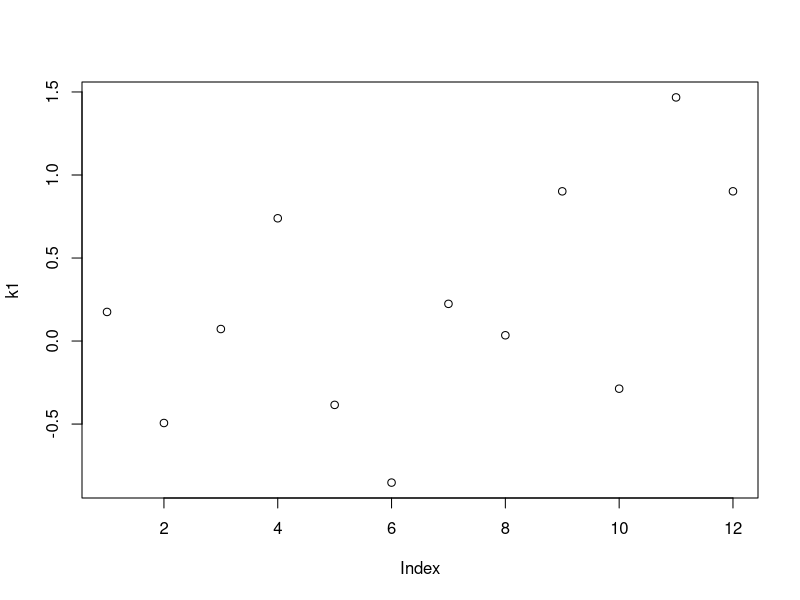
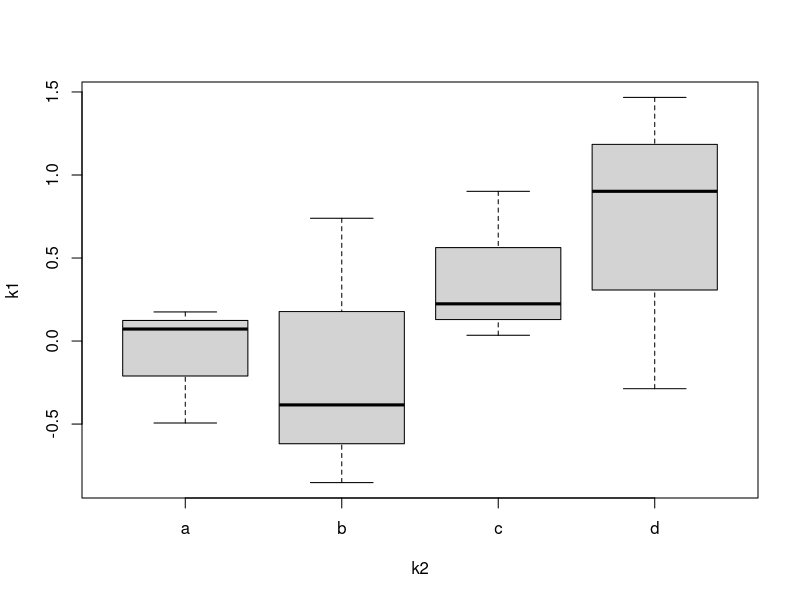

These figures' R source, in order:
#脚本与ppt对应 
#运行脚本：光标放在某一行,点”run”,快捷键ctrl+enter（mac：command+enter）
#向量的生成，对单个/两个向量进行的操作，取子集，元素修改。

#####2.1.向量生成🌟#####

#(1)用 c() 结合到一起
c(2,5,6,2,9) 
c("a","f","md","b")
#(2)连续的数字用冒号“:” 
1:5
#(3)有重复的用rep(),有规律的序列用seq(),随机数用rnorm()
rep("x",times = 3)  
seq(from = 3,to = 21,by = 3)
rnorm(n = 3)
#(4)通过组合,产生更为复杂的向量。
paste0(rep("x",times = 3),1:3)

#####2.2对单个向量进行的操作####
#(1)赋值给一个变量名
x = c(1,3,5,1) #随意的写法
x
x <- c(1,3,5,1) #规范的赋值符号 Alt+减号
x 

#赋值+输出一起实现
x <- c(1,3,5,1);x
(x <- c(1,3,5,1))

#(2)简单数学计算
x+1
log(x)
sqrt(x)

#(3)根据某条件进行判断,生成逻辑型向量
x>3
x==3
#(4)初级统计
max(x) #最大值
min(x) #最小值
mean(x) #均值
median(x) #中位数
var(x) #方差
sd(x) #标准差
sum(x) #总和

length(x) #长度
unique(x) #去重复
duplicated(x) #对应元素是否重复
table(x) #重复值统计
sort(x)
sort(x,decreasing = F)
sort(x,decreasing = T)
#####2.3.对两个向量进行的操作#####
x = c(1,3,5,1)
y = c(3,2,5,6)
#(1)比较运算，生成等长的逻辑向量
x == y 
y == x
#(2)数学计算
x + y
#(3)连接
paste(x,y,sep=",")

#paste与paste0的区别
paste(x,y)

paste0(x,y)
paste(x,y,sep = "")

paste(x,y,sep = ",")
#当两个向量长度不一致
x = c(1,3,5,6,2)
y = c(3,2,5)
x == y # 啊！warning！
#循环补齐--看ppt

#利用循环补齐简化代码
paste0(rep("x",3),1:3)
paste0("x",1:3)

#(4)交集、并集、差集
intersect(x,y)
union(x,y)
setdiff(x,y)
setdiff(y,x)

x %in% y #x的每个元素在y中存在吗
y %in% x #y的每个元素在x中存在吗

#####2.4.向量筛选(取子集)--看ppt#####

x <- 8:12
#根据逻辑值取子集
x[x == 10]
x[x < 12]
x[x %in% c(9,13)]
#根据位置取子集
x[4]
x[2:4]
x[c(1,5)]
x[-4]
x[-(2:4)]

####2.5.修改向量中的某个/某些元素：取子集+赋值
x
#改一个元素
x[4] <- 40
x
#改多个元素
x[c(1,5)] <- c(80,20)
x

#### 2.6 简单向量作图
k1 = rnorm(12);k1
k2 = rep(c("a","b","c","d"),each = 3);k2
plot(k1)
boxplot(k1~k2) #课后试着搜索boxplot表达什么意思

